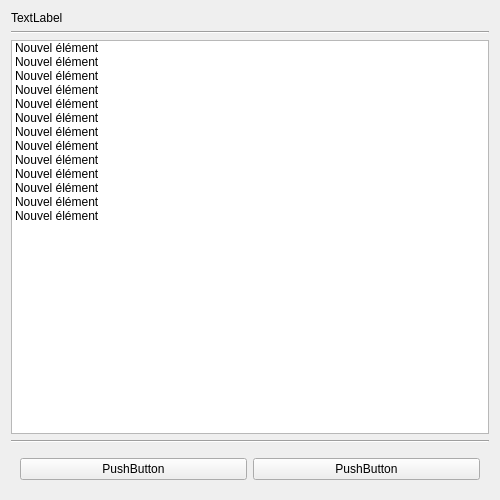
<?xml version="1.0" encoding="UTF-8"?>
<ui version="4.0">
 <class>Form</class>
 <widget class="QWidget" name="Form">
  <property name="geometry">
   <rect>
    <x>0</x>
    <y>0</y>
    <width>500</width>
    <height>500</height>
   </rect>
  </property>
  <property name="minimumSize">
   <size>
    <width>500</width>
    <height>500</height>
   </size>
  </property>
  <property name="maximumSize">
   <size>
    <width>500</width>
    <height>500</height>
   </size>
  </property>
  <property name="windowTitle">
   <string>Form</string>
  </property>
  <property name="styleSheet">
   <string notr="true">QWidget{
    background-color:#ffffff;
}

QWidget#trading_acount {
    border-right: 2px solid #e9e9e9;
}



QWidget#list {
    border-left: 2px solid #e9e9e9;
}



QStackedWidget &gt; QWidget{
	background-color:#e9e9e9;
	border:none;
}

QWidget#trading_acount&gt;QWidget{
	border-bottom: 1px solid #e9e9e9;

}
QWidget#list&gt;QWidget{
	border-bottom: 1px solid #e9e9e9;
}
QWidget#list&gt;QWidget{
	
}

QPushButton{
    min-width: 100px;  /* Largeur minimale */
    min-height: 40px;  /* Hauteur minimale */
    max-width: 100px;  /* Largeur minimale */
    max-height: 40px;  /* Hauteur minimale */
border-radius:8px;
background-color:#f0f0f0;
border:none;
background-color:#f0f0f0;
}

QPushButton::hover{

background-color:#e0e0e0;
}

QPushButton#buy::hover{

background-color:#d7fcd7;
}
QPushButton#sell::hover{
background-color:#fcd7d7;
}
QPushButton#TP::hover{
background-color:#d7fcd7;
}
QPushButton#SL::hover{
background-color:#fcd7d7;
}
QPushButton#manuall::hover{
background-color:#fcd7d7;
}

QLineEdit{
    min-width: 200px;  /* Largeur minimale */
    min-height: 30px;  /* Hauteur minimale */
    max-width: 200px;  /* Largeur minimale */
    max-height: 30px;  /* Hauteur minimale */
background-color:#e1e1e1;
border-radius:8px;
}


</string>
  </property>
  <layout class="QVBoxLayout" name="verticalLayout">
   <item>
    <widget class="QLabel" name="title">
     <property name="text">
      <string>TextLabel</string>
     </property>
    </widget>
   </item>
   <item>
    <widget class="Line" name="line">
     <property name="orientation">
      <enum>Qt::Horizontal</enum>
     </property>
    </widget>
   </item>
   <item>
    <widget class="QListWidget" name="accounts_list">
     <property name="selectionBehavior">
      <enum>QAbstractItemView::SelectItems</enum>
     </property>
     <property name="verticalScrollMode">
      <enum>QAbstractItemView::ScrollPerPixel</enum>
     </property>
     <property name="horizontalScrollMode">
      <enum>QAbstractItemView::ScrollPerPixel</enum>
     </property>
     <item>
      <property name="text">
       <string>Nouvel élément</string>
      </property>
     </item>
     <item>
      <property name="text">
       <string>Nouvel élément</string>
      </property>
     </item>
     <item>
      <property name="text">
       <string>Nouvel élément</string>
      </property>
     </item>
     <item>
      <property name="text">
       <string>Nouvel élément</string>
      </property>
     </item>
     <item>
      <property name="text">
       <string>Nouvel élément</string>
      </property>
     </item>
     <item>
      <property name="text">
       <string>Nouvel élément</string>
      </property>
     </item>
     <item>
      <property name="text">
       <string>Nouvel élément</string>
      </property>
     </item>
     <item>
      <property name="text">
       <string>Nouvel élément</string>
      </property>
     </item>
     <item>
      <property name="text">
       <string>Nouvel élément</string>
      </property>
     </item>
     <item>
      <property name="text">
       <string>Nouvel élément</string>
      </property>
     </item>
     <item>
      <property name="text">
       <string>Nouvel élément</string>
      </property>
     </item>
     <item>
      <property name="text">
       <string>Nouvel élément</string>
      </property>
     </item>
     <item>
      <property name="text">
       <string>Nouvel élément</string>
      </property>
     </item>
    </widget>
   </item>
   <item>
    <widget class="Line" name="line_2">
     <property name="orientation">
      <enum>Qt::Horizontal</enum>
     </property>
    </widget>
   </item>
   <item>
    <widget class="QWidget" name="widget" native="true">
     <layout class="QHBoxLayout" name="horizontalLayout">
      <item>
       <widget class="QPushButton" name="login_button">
        <property name="text">
         <string>PushButton</string>
        </property>
       </widget>
      </item>
      <item>
       <widget class="QPushButton" name="create_account_button">
        <property name="text">
         <string>PushButton</string>
        </property>
       </widget>
      </item>
     </layout>
    </widget>
   </item>
  </layout>
 </widget>
 <resources/>
 <connections/>
</ui>
